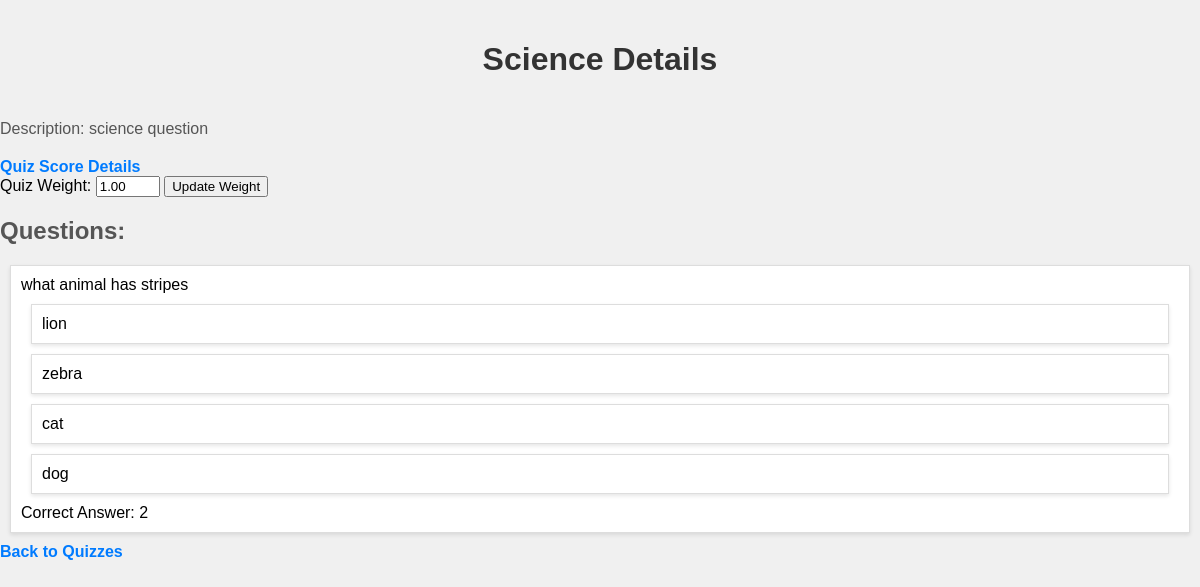
Page /teachers/quiz_detail/88cc7e0a-f69d-4537-8bdc-9807692ff2a1/ on the committed database.
### teachers/models.py (models this page shows, shortened)
class Quiz(models.Model):
    id = models.UUIDField(primary_key=True, default=uuid.uuid4, editable=False, unique=True)
    title = models.CharField(max_length=100)
    description = models.TextField(default='')
    classroom = models.ForeignKey(Classroom, on_delete=models.CASCADE, null=True, blank=True)
    weight = models.DecimalField(max_digits=5, decimal_places=2, default=1.0)

class QuizQuestion(models.Model):
    id = models.AutoField(primary_key=True)
    quiz = models.ForeignKey(Quiz, on_delete=models.CASCADE)
    question_text = models.TextField()
    option1 = models.CharField(max_length=100)
    option2 = models.CharField(max_length=100)
    option3 = models.CharField(max_length=100)
    option4 = models.CharField(max_length=100)
    correct_answer = models.IntegerField()  # 1 for option 1, 2 for option 2, and so on
    attempts_remaining = models.PositiveIntegerField(default=3)
    attempts_taken = models.PositiveIntegerField(default=0)
    selected_answer = models.PositiveIntegerField(blank=True, null=True)

### teachers/views.py (the view, shortened to what this page needs)
# urls.py: path('quiz_detail/<str:id>/', views.quiz_detail_view, name='quiz_detail'),
def quiz_detail_view(request, id):
    quiz = Quiz.objects.get(pk=id)
    questions = QuizQuestion.objects.filter(quiz=quiz)
    context = {"quiz":quiz, "questions":questions}
    return render(request, "teachers/quiz_detail.html", context)

### teachers/templates/teachers/quiz_detail.html (shortened to what this page needs)
<!DOCTYPE html>
<html>
<head>
</head>
<body>
    <h1>{{ quiz.title }} Details</h1>
    <p>Description: {{ quiz.description }}</p>
    <a href="{% url 'teachers:score_summary' quiz.id %}">Quiz Score Details</a>
    <form method="post" action="{% url 'teachers:update_quiz_weight' quiz.id %}">
        <label for="quiz_weight">Quiz Weight:</label>
        <input type="number" id="quiz_weight" name="quiz_weight" value="{{ quiz.weight }}" min="0" max="100">
        <button type="submit">Update Weight</button>
    </form>
    <h2>Questions:</h2>
    <ul>
        {% for question in questions %}
        <li>
            {{ question.question_text }}
            <ul>
                <li>{{ question.option1 }}</li>
                <li>{{ question.option2 }}</li>
                <li>{{ question.option3 }}</li>
                <li>{{ question.option4 }}</li>
            </ul>
            Correct Answer: {{ question.correct_answer }}
        </li>
        {% endfor %}
    </ul>
    <a href="{% url 'teachers:list_quizzes' %}">Back to Quizzes</a>
</body>
</html>

### teachers/templates/teachers/quiz_detail.html (style rules this page uses)
body { font-family: Arial, sans-serif; background-color: #f0f0f0; margin: 0; padding: 0; }
h1 { text-align: center; color: #333; padding: 20px; }
h2 { color: #555; }
p { color: #555; margin-bottom: 20px; }
ul { list-style-type: none; padding: 0; margin: 0; }
li { background-color: #fff; border: 1px solid #ddd; margin: 10px; padding: 10px; box-shadow: 0 2px 4px rgba(0, 0, 0, 0.1); }
a { text-decoration: none; color: #007BFF; font-weight: bold; transition: color 0.3s ease; }

### rows in the picture
Quiz: title "Science", description "science question", quiz_weight "1.00"
QuizQuestion: question_text "what animal has stripes", option1 "lion", option2 "zebra", option3 "cat", option4 "dog", correct_answer "2"
